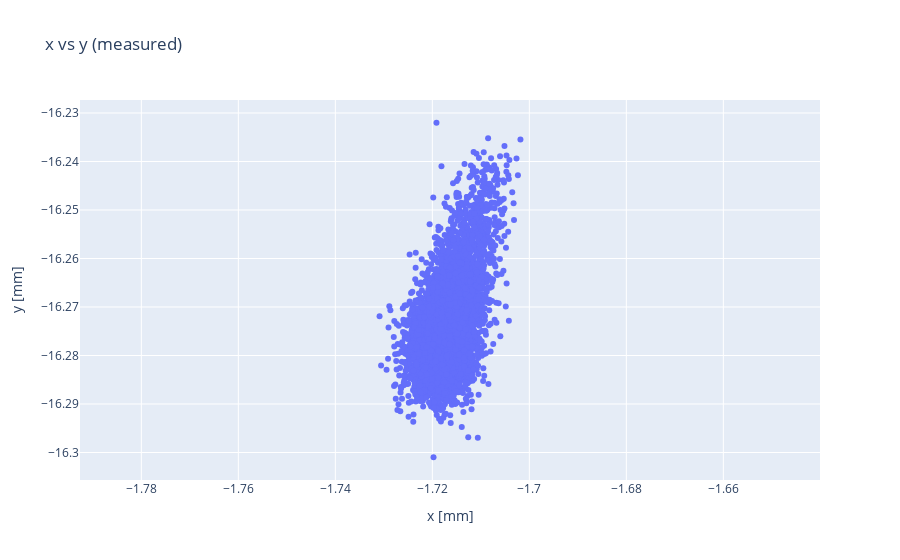

This figure's notebook cell:
### Code cell
a = 0
b = 1

measured2D = go.Scatter(x=locpred[:,a], y=locpred[:,b], mode='markers')
layout = go.Layout(title='x vs y (measured)')
fig2 = go.Figure(data=[measured2D], layout=layout)
fig2.update_layout(
    xaxis_title="x [mm]",
    yaxis_title="y [mm]"
)
fig2.update_yaxes(scaleanchor='x')
fig2.show()

### Figure 1 — Plotly figure (JSON) as saved in the notebook; plotly's stock layout.template omitted (floating-point values rounded to 4 significant figures; data arrays with more than 128 entries replaced by an {"elided": "..."} marker saying what was removed)
{"data": [{"mode": "markers", "type": "scatter", "x": {"elided": "5865 float values"}, "y": {"elided": "5865 float values"}}], "layout": {"title": {"text": "x vs y (measured)"}, "xaxis": {"title": {"text": "x [mm]"}}, "yaxis": {"scaleanchor": "x", "title": {"text": "y [mm]"}}}}
